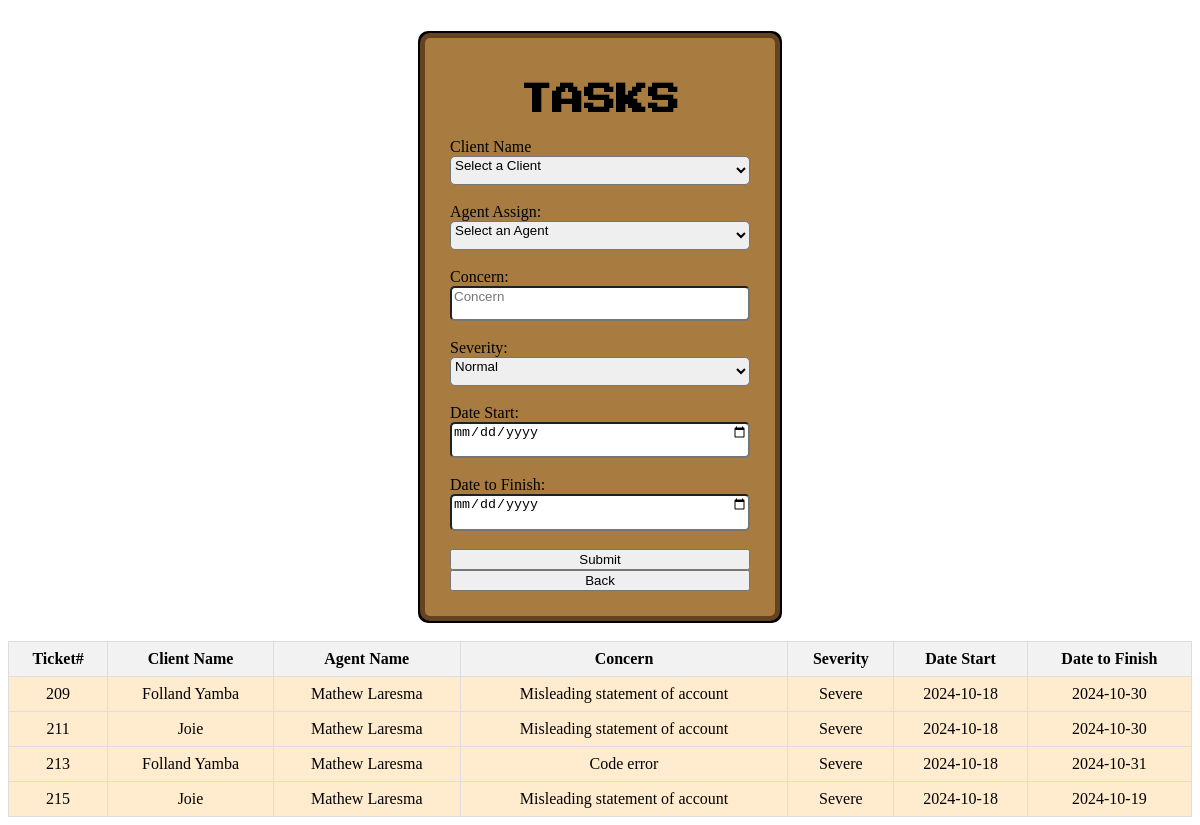
/Admin/assign_task.php, run on the app's committed database.
### tables this page shows
CREATE TABLE `tasks` (
  `Ticket_tnum` int(11) NOT NULL,
  `id` int(11) NOT NULL,
  `client_tname` varchar(255) NOT NULL,
  `agent_tname` varchar(255) NOT NULL,
  `tconcern` varchar(255) NOT NULL,
  `severity` varchar(50) DEFAULT NULL,
  `date_start` date DEFAULT NULL,
  `date_end` date DEFAULT NULL
);

CREATE TABLE `clients` (
  `Client_name` varchar(255) DEFAULT NULL,
  `concern` varchar(255) DEFAULT NULL,
  `contact_num` varchar(255) DEFAULT NULL,
  `email` varchar(255) DEFAULT NULL,
  `id` int(11) NOT NULL
);

CREATE TABLE `agents` (
  `id` int(11) NOT NULL,
  `agent_name` varchar(255) NOT NULL,
  `agent_uname` varchar(255) NOT NULL,
  `agent_pass` varchar(225) NOT NULL
);

### Admin/assign_task.php (the view, shortened to what this page needs)
<?php
require_once __DIR__ . '/../db/db_connect.php';
$tasks = [];
$result = $conn->query("SELECT t.Ticket_tnum, c.Client_name, a.agent_name, t.tconcern, t.severity, t.date_start, t.date_end
FROM tasks t
JOIN clients c ON t.client_tname = c.Client_name
JOIN agents a ON t.agent_tname = a.agent_name");
if ($result) {
    while ($row = $result->fetch_assoc()) {
        $tasks[] = $row;
    }
}
?>
<!DOCTYPE html>
<html lang="en">
<head>
</head>
<body>
    <div class="container">
        <form id="taskForm" method="POST" action="" class="d">
            <h1>TASKS</h1>
            <label>Client Name</label>
            <select name="Client_name" onchange="this.form.submit()" required>
                <option value="">Select a Client</option>
            </select><br>
            <label>Agent Assign:</label>
            <select name="agent_tname" required>
                <option value="">Select an Agent</option>
            </select><br>
            <label>Concern:</label>
            <input type="text" name="tconcern" required placeholder="Concern"><br>
            <label>Severity:</label>
            <select name="severity" required>
                <option value="Normal">Normal</option>
            </select><br>
            <label for="date_start">Date Start:</label>
            <input type="date" name="date_start" required><br>
            <label for="date_end">Date to Finish:</label>
            <input type="date" name="date_end" required><br>
            <button type="submit">Submit</button>
            <button type="button" onclick="window.location.href='Homepage.php'">Back</button>
        </form>
    </div>
    <table class="t">
        <thead>
            <tr>
                <th>Ticket#</th>
                <th>Client Name</th>
                <th>Agent Name</th>
                <th>Concern</th>
                <th>Severity</th>
                <th>Date Start</th>
                <th>Date to Finish</th>
            </tr>
        </thead>
        <tbody>
            <?php foreach ($tasks as $task): ?>
                <tr>
                    <td><?php echo $task['Ticket_tnum']; ?></td>
                    <td><?php echo $task['Client_name']; ?></td>
                    <td><?php echo $task['agent_name']; ?></td>
                    <td><?php echo $task['tconcern']; ?></td>
                    <td><?php echo $task['severity']; ?></td>
                    <td><?php echo $task['date_start']; ?></td>
                    <td><?php echo $task['date_end']; ?></td>
                </tr>
            <?php endforeach; ?>
        </tbody>
    </table>
</body>
</html>

### Admin/assign_task.php (style rules this page uses)
h1 { display: flex; justify-content: center; font-family: 'Press Start 2P', cursive; }
div.container { display: flex; justify-content: center; align-items: center; margin-bottom: 20px; }
form.d { display: flex; justify-content: center; align-items: left; width: 300px; border: 5px solid #654321; padding: 25px; border-radius: 10px; flex-direction: column; margin-top: 25px; background-color: #A87C41; box-shadow: 2px 2px 0 #000, -2px -2px 0 #000, 2px -2px 0 #000, -2px 2px 0 #000; }
table.t { width: 100%; margin-top: 20px; border-collapse: collapse; background-color: blanchedalmond; }
th, td { border: 1px solid #ddd; padding: 8px; text-align: center; }
th { background-color: #f2f2f2; }
input { padding-bottom: 15px; border-radius: 5px; }
select { padding-bottom: 10px; border-radius: 5px; }

### data on the page
tasks: Ticket_tnum "209", clients.Client_name "Folland Yamba", agents.agent_name "Mathew Laresma", tconcern "Misleading statement of account", severity "Severe", date_start "2024-10-18", date_end "2024-10-30"
tasks: Ticket_tnum "211", clients.Client_name "Joie", agents.agent_name "Mathew Laresma", tconcern "Misleading statement of account", severity "Severe", date_start "2024-10-18", date_end "2024-10-30"
tasks: Ticket_tnum "213", clients.Client_name "Folland Yamba", agents.agent_name "Mathew Laresma", tconcern "Code error", severity "Severe", date_start "2024-10-18", date_end "2024-10-31"
tasks: Ticket_tnum "215", clients.Client_name "Joie", agents.agent_name "Mathew Laresma", tconcern "Misleading statement of account", severity "Severe", date_start "2024-10-18", date_end "2024-10-19"
